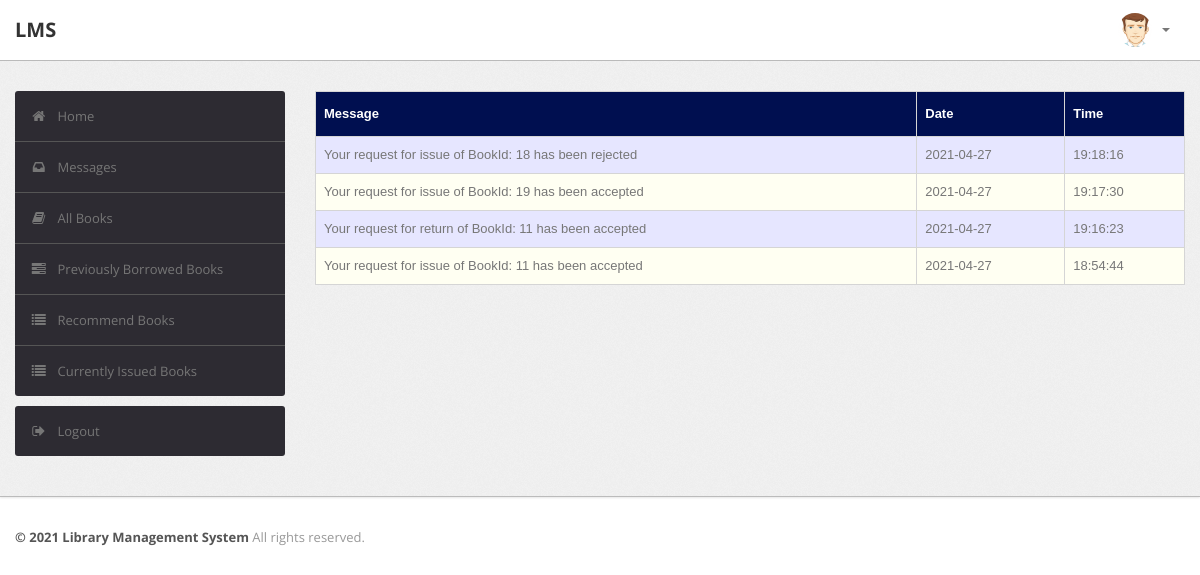
Page /student/message.php (signed in) on the committed database.
### tables this page shows
CREATE TABLE `message` (
  `M_Id` int(10) NOT NULL,
  `RollNo` varchar(50) DEFAULT NULL,
  `Msg` varchar(255) DEFAULT NULL,
  `Date` date DEFAULT NULL,
  `Time` time DEFAULT NULL
);

### student/message.php (the view, shortened to what this page needs)
<?php
require('dbconn.php');
?>
<?php
if ($_SESSION['RollNo']) {
    ?>
<!DOCTYPE html>
<html lang="en">
    <head>
        <link type="text/css" href="bootstrap/css/bootstrap.min.css" rel="stylesheet">
        <link type="text/css" href="bootstrap/css/bootstrap-responsive.min.css" rel="stylesheet">
        <link type="text/css" href="css/theme.css" rel="stylesheet">
        <link type="text/css" href="images/icons/css/font-awesome.css" rel="stylesheet">
    </head>
    <body>
        <div class="navbar navbar-fixed-top">
            <div class="navbar-inner">
                <div class="container">
                        <a class="brand" href="index.php">LMS </a>
                    <div class="nav-collapse collapse navbar-inverse-collapse">
                        <ul class="nav pull-right">
                            <li class="nav-user dropdown"><a href="#" class="dropdown-toggle" data-toggle="dropdown">
                                <img src="images/user.png" class="nav-avatar" />
                                <b class="caret"></b></a>
                            </li>
                        </ul>
                    </div>
                </div>
            </div>
        </div>
        <div class="wrapper">
            <div class="container">
                <div class="row">
                    <div class="span3">
                        <div class="sidebar">
                            <ul class="widget widget-menu unstyled">
                                <li class="active"><a href="index.php"><i class="menu-icon icon-home"></i>Home
                                </a></li>
                                 <li><a href="message.php"><i class="menu-icon icon-inbox"></i>Messages</a>
                                </li>
                                <li><a href="book.php"><i class="menu-icon icon-book"></i>All Books </a></li>
                                <li><a href="history.php"><i class="menu-icon icon-tasks"></i>Previously Borrowed Books </a></li>
                                <li><a href="recommendations.php"><i class="menu-icon icon-list"></i>Recommend Books </a></li>
                                <li><a href="current.php"><i class="menu-icon icon-list"></i>Currently Issued Books </a></li>
                            </ul>
                            <ul class="widget widget-menu unstyled">
                                <li><a href="logout.php"><i class="menu-icon icon-signout"></i>Logout </a></li>
                            </ul>
                        </div>
                    </div>
                    <div class="span9">
                        <table class="table" id = "tables">
                                  <thead>
                                    <tr>
                                      <th>Message</th>
                                      <th>Date</th>
                                      <th>Time</th>
                                    </tr>
                                  </thead>
                                  <tbody>
                                    <?php
                                    $rollno=$_SESSION['RollNo'];
                            $sql="select * from LMS.message where RollNo='$rollno' order by Date DESC,Time DESC";
                            $result=$conn->query($sql);
                            while($row=$result->fetch_assoc())
                            {
                                $msg=$row['Msg'];
                                $date=$row['Date'];
                                $time=$row['Time'];
                            ?>
                                    <tr>
                                      <td><?php echo $msg ?></td>
                                      <td><?php echo $date ?></td>
                                      <td><?php echo $time ?></td>
                                    </tr>
                               <?php } ?>
                               </tbody>
                                </table>
                            </div>
                </div>
            </div>
        </div>
<div class="footer">
            <div class="container">
                <b class="copyright">&copy; 2021 Library Management System </b>All rights reserved.
            </div>
        </div>
    </body>
</html>
<?php }
else {
    echo "<script type='text/javascript'>alert('Access Denied!!!')</script>";
} ?>

### student/css/theme.css (style rules this page uses)
#tables { font-family: "Trebuchet MS", Arial, Helvetica, sans-serif; border-collapse: collapse; width: 100%; }
#tables td, #tables th { border: 1px solid #ddd; padding: 8px; }
#tables tr:nth-child(even) { background-color: #fffff2; }
#tables tr:nth-child(odd) { background-color: #e6e6ff; }
#tables th { padding-top: 12px; padding-bottom: 12px; text-align: left; background-color: #000F50; color: white; }
body { font-size: 13px; font-family: 'Open Sans', Arial, sans-serif; background: #fff; color: #777 }
strong, b { color: #555 }
.wrapper { background: url(../images/bg.png) #eee; border-bottom: 1px solid #bbb; -webkit-box-shadow: 0 1px 2px rgba(0,0,0,0.1); -moz-box-shadow: 0 1px 2px rgba(0,0,0,0.1); box-shadow: 0 1px 2px rgba(0,0,0,0.1); padding: 30px 0 }
.footer { color: #999; padding: 30px 0 60px }
body [class^="icon-"], body [class*=" icon-"] { font-size: 14px; line-height: 20px; height: 20px }
.navbar { position: static!important; margin: 0!important }
.navbar .navbar-inner { background: #fff; border-bottom: 1px solid #bbb; -webkit-box-shadow: 0 1px 2px rgba(0,0,0,0.15); -moz-box-shadow: 0 1px 2px rgba(0,0,0,0.15); box-shadow: 0 1px 2px rgba(0,0,0,0.15) }
.navbar .brand { color: #333; font-weight: bold; font-size: 20px; margin-right: 20px; padding: 20px }
.navbar .nav>li>a { padding: 20px 15px; font-weight: bold; color: #777 }
.nav-user>a { height: 20px }
.nav-avatar { width: 34px; height: 34px; margin: -7px 5px 0 0; -webkit-border-radius: 50%; -moz-border-radius: 50%; border-radius: 50% }
.table { margin-bottom: 0 }
.table th, .table td { border-color: #d5d5d5!important }
.widget-menu { background: #fff; -webkit-border-radius: 3px; -moz-border-radius: 3px; border-radius: 3px; overflow: hidden }
.widget-menu a { color: #555; display: block; line-height: 20px; padding: 15px; text-decoration: none!important }
.widget-menu .menu-icon { margin-right: 10px; color: #767676; -webkit-transition: all .2s ease-in-out; -moz-transition: all .2s ease-in-out; transition: all .2s ease-in-out; }
.widget-menu>li+li { border-top: 1px solid #555 }
.widget-menu>li>a { background-color: #2d2b32; color: #767676; -webkit-transition: all .2s ease-in-out; -moz-transition: all .2s ease-in-out; transition: all .2s ease-in-out; }

### rows in the picture
message: Msg "Your request for issue of BookId: 18 has been rejected", Date "2021-04-27", Time "19:18:16"
message: Msg "Your request for issue of BookId: 19 has been accepted", Date "2021-04-27", Time "19:17:30"
message: Msg "Your request for return of BookId: 11 has been accepted", Date "2021-04-27", Time "19:16:23"
message: Msg "Your request for issue of BookId: 11 has been accepted", Date "2021-04-27", Time "18:54:44"
